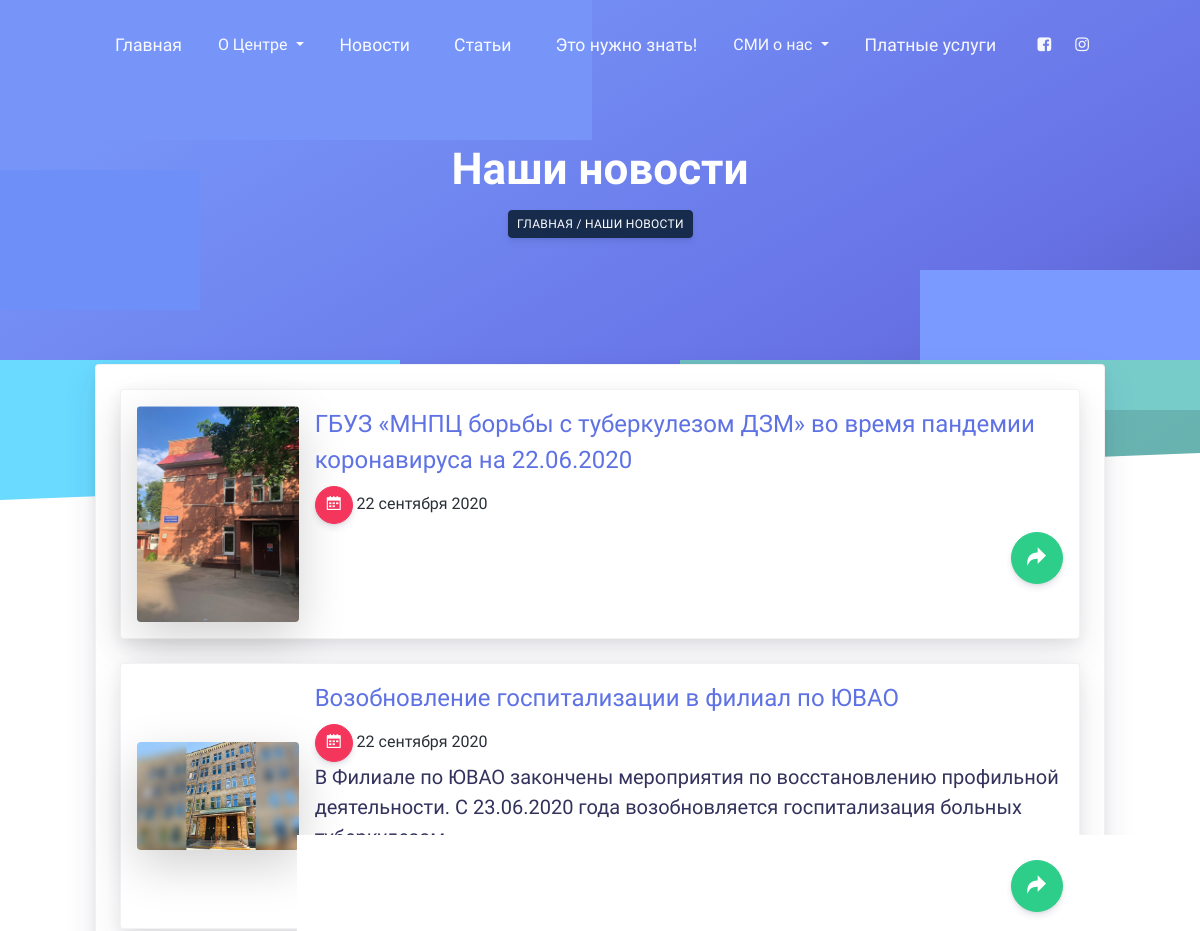
The page /news/ (upper part) on the database as committed earlier.
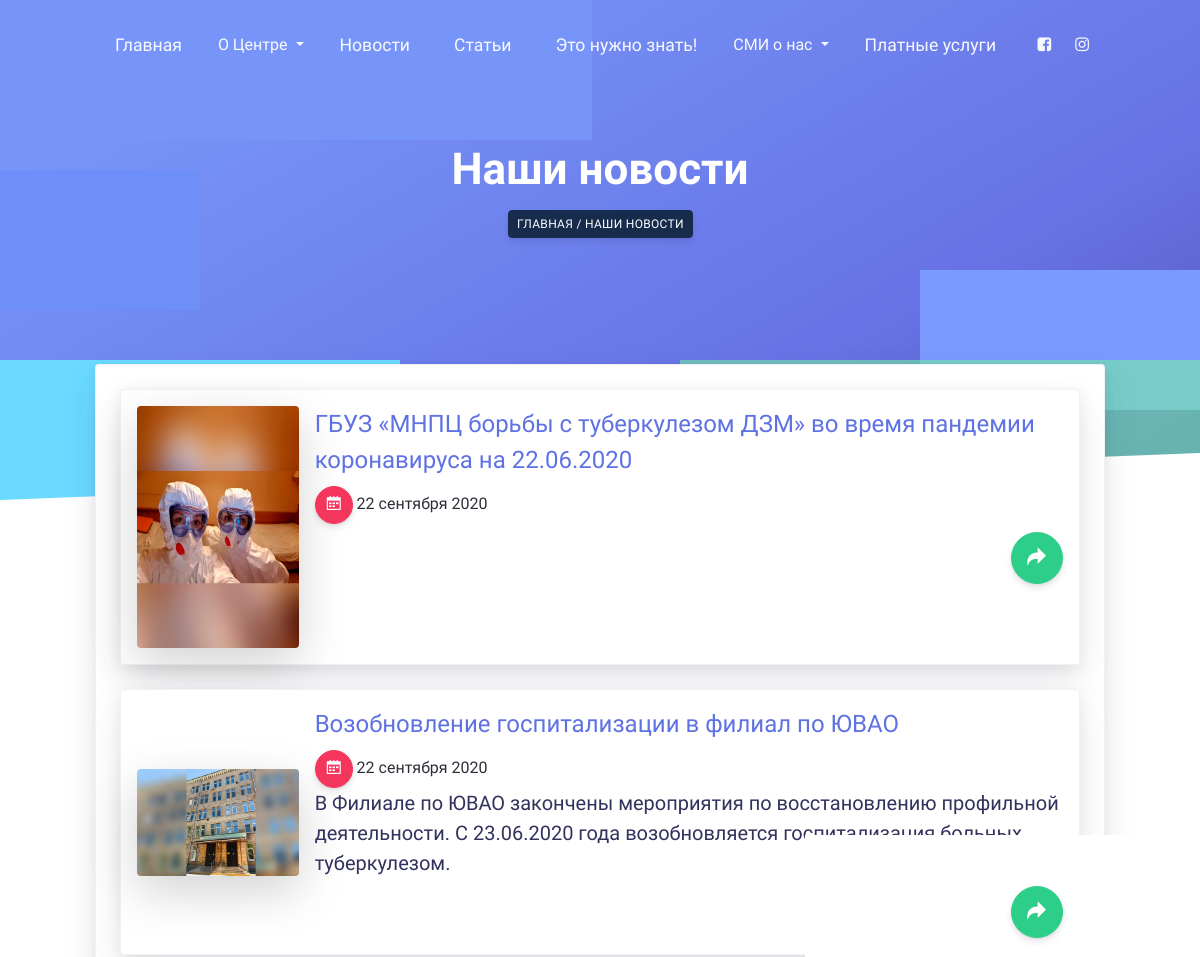
The same page on the database as committed later.
### news/models.py (models this page shows, shortened)
class GalleryNews(models.Model):
    image = models.ImageField(upload_to='photos/%Y/%m/%d/', verbose_name='Фото', blank=True)
    product = models.ForeignKey(News, on_delete=models.CASCADE, related_name='images')
    in_the_title = models.BooleanField(default=False, verbose_name='Заголовок')

class News(models.Model):
    title = models.CharField(max_length=150, verbose_name='Наименование')
    anons = models.TextField(blank=True, verbose_name='Анонс')
    content = RichTextUploadingField(blank=True, verbose_name='Контент')
    created_at = models.DateTimeField(auto_now_add=True, verbose_name='Дата публикации')
    is_published = models.BooleanField(default=True, verbose_name='Опубликовать')
    def get_absolute_url(self):
        return reverse('view_news', kwargs={"news_id": self.pk})
    class Meta:
        verbose_name = 'Новость'
        verbose_name_plural = 'Новости'
        ordering = ['-created_at']

### news/views.py (the view)
def index(request):
    news = News.objects.all()
    image = GalleryNews.objects.filter(in_the_title=1)
    context = {
        'news': news,
        'image': image,
        'title': 'Наши новости',
    }
    return render(request, 'news/index.html', context=context)

### news/templates/news/index.html (shortened to what this page needs)
{% extends 'base.html' %}
{% block content %}
{% include 'inc/_headlist.html' %}
       <section class="section">
      <div class="container">
        <div class="card card-profile shadow mt--200">
          <div class="px-4">
              {% for i in news %}
                   <div class="card shadow card-lift--hover posts-blk mt-4 p-3">
                        <div class="d-md-flex">
                            <div class="img-title d-md-flex align-items-center justify-content-center">
                                {% for j in image %}
                                    {% if j.product_id == i.id %}
                                      <img alt="" src="{{ j.image.url }}" class="img-fluid rounded shadow-lg" width="200px">
                                    {% endif %}
                                {% endfor %}
                            </div>
                            <div class="ml-3 w-100">
                                <h4 class="text-primary">{{ i.title }}</h4>
                                <div class="date">
                                    <button class="btn btn-danger btn-icon-only rounded-circle" type="button">
                                        <span class="btn-inner--icon"><i class="ni ni-calendar-grid-58"></i></span>
                                    </button>
                                        <span class="btn-inner--text">{{ i.created_at|date:"d E Y" }}</span>
                                </div>
                                <h5>{{ i.anons }}</h5>
                                    <div class="text-right">
                                        <a href="{{ i.get_absolute_url }}">
                                          <button class="btn btn-lg btn-success btn-icon-only rounded-circle" type="button">
                                            <span class="btn-inner--icon"><i class="ni ni-curved-next"></i></span>
                                          </button>
                                        </a>
                                    </div>
                            </div>
                        </div>
                   </div>
               {% endfor %}
            </div>
          </div>
        </div>
    </section>
{% endblock %}

Rows that differ between the two databases and show on the page:
changed News (number 1 of 2 on the later page): loses GalleryNews (image (picture)); gains GalleryNews (image (picture))
